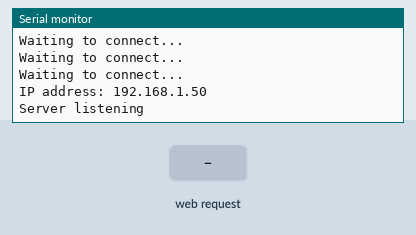
Recording of a sketch running on a simulated ESP8266 (NodeMCU). Parts: the last lines printed to the serial monitor. The inputs (shaded band) are chosen by the test bench. WiFi joins after 1.5 s; servers stay silent unless stated.

Above: at 2.7 s.
2.8 s: HTTP request GET /body?plain=1 received
At 4.0 s:
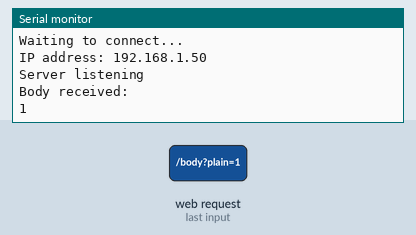
4.3 s: HTTP request GET /body?plain=0 received
At 5.1 s:
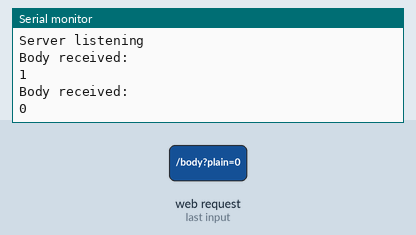

The sketch:

http_request_RcSwitch_python.ino
```cpp
#include <ESP8266WiFi.h>
#include <ESP8266WebServer.h>
#include <RCSwitch.h>

ESP8266WebServer server(8888);
 RCSwitch mySwitch = RCSwitch();

const char* ssid = "";
const char* password =  "";

void setup() {
 mySwitch.enableTransmit(D1);
    Serial.begin(9600);
    IPAddress ip(192,168,1,20);
IPAddress gateway(192,168,1,1);
IPAddress subnet(255,255,255,0);
IPAddress primaryDNS(8, 8, 8, 8);
WiFi.config(ip, gateway, subnet,primaryDNS);
    WiFi.begin(ssid, password);  //Connect to the WiFi network

    while (WiFi.status() != WL_CONNECTED) {  //Wait for connection

        delay(500);
        Serial.println("Waiting to connect...");

    }

    Serial.print("IP address: ");
    Serial.println(WiFi.localIP());  //Print the local IP

    server.on("/body", handleBody); //Associate the handler function to the path

    server.begin(); //Start the server
    Serial.println("Server listening");
//
}

void loop() {

    server.handleClient(); //Handling of incoming requests

}

void handleBody() { //Handler for the body path

      if (server.hasArg("plain")== false){ //Check if body received

            server.send(200, "text/plain", "Body not received");
            return;

      }

      String message = "Body received:\n";
             message += server.arg("plain");
             message += "\n";

      server.send(200, "text/plain", message);
      Serial.println(message);
      if (server.arg("plain")=="hello buddy")
      {
        Serial.println("matched");
        mySwitch.send(0000, 24); //sending rcswitch control signal to remote relay or device
        server.stop();
        delay(20000);
       message="";
       server.begin();
      }

}
```

Measured:
- after the input at 2.8 s, the serial monitor: prints a new line at once (image 1)
- after the input at 4.3 s, the serial monitor: prints a new line at once (image 2)
